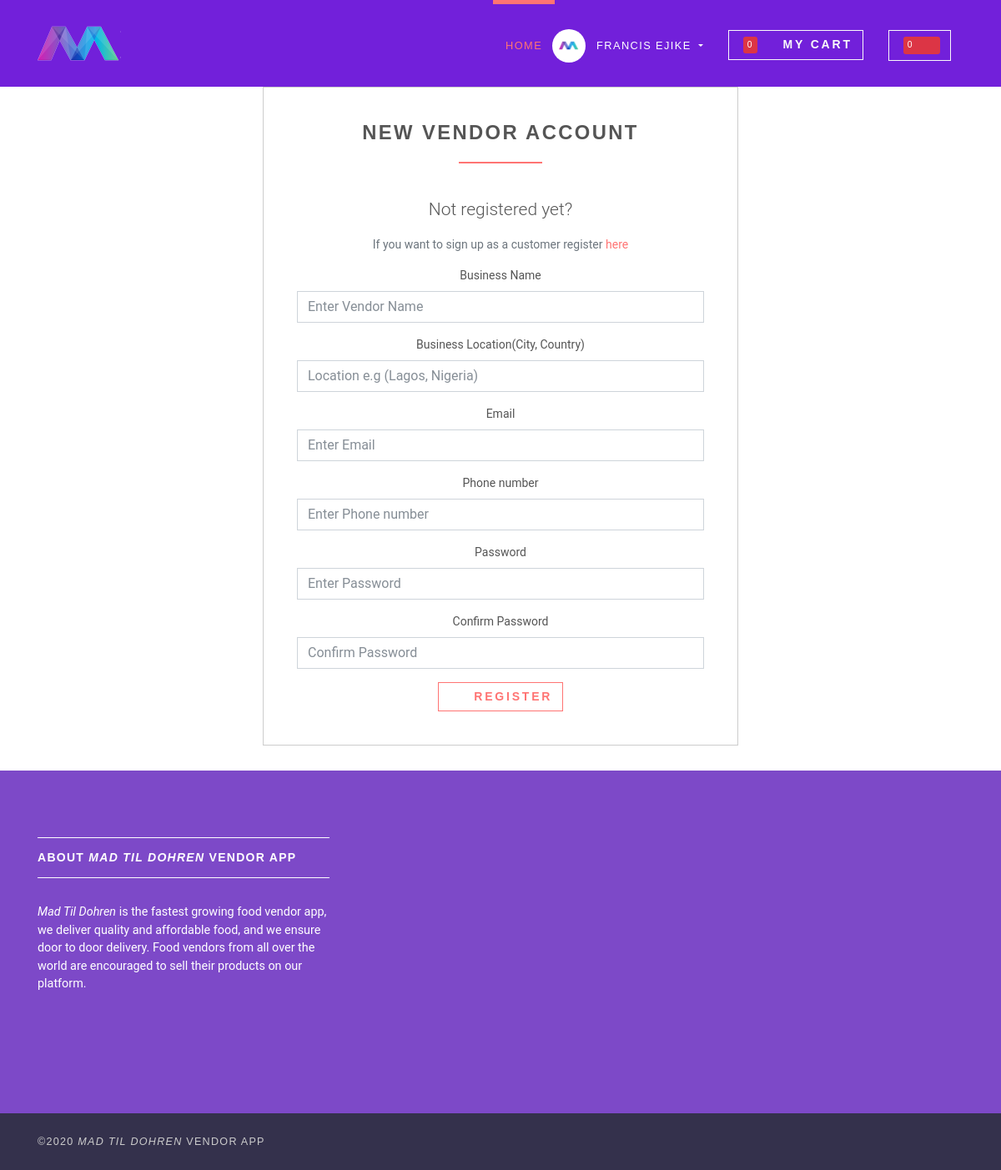
Screenshot of /vendor/register/ (signed in) with the database file from the repository.
### accounts/models.py (models this page shows, shortened)
class User(AbstractBaseUser):
    username = None
    email = models.EmailField(verbose_name='email', max_length=60, unique=True, blank=False,
                              error_messages={
                                  'unique': "A user with that email already exists.",
                              })
    phonenumber = models.CharField(verbose_name="phone number", max_length=20, unique=True, blank=False,
                                   error_messages={
                                       'unique': "Phone number already exists.",
                                   })
    datetimecreated = models.DateTimeField(verbose_name='date joined', auto_now_add=True)
    stripe_customer_id = models.CharField(max_length=50, blank=True, null=True)
    one_click_purchasing = models.BooleanField(default=False)
    last_login = models.DateTimeField(verbose_name='last login', auto_now=True)
    is_admin = models.BooleanField(default=False)
    is_active = models.BooleanField(default=True)
    is_staff = models.BooleanField(default=False)
    is_superuser = models.BooleanField(default=False)
    is_vendor = models.BooleanField(default=False)
    is_customer = models.BooleanField(default=False)
    first_name = models.CharField(max_length=50)
    last_name = models.CharField(max_length=50, blank=True)
    USERNAME_FIELD = "email"
    REQUIRED_FIELDS = ['first_name', 'last_name']
    objects = MyAccountManager()

### foodvendor/models.py (models this page shows, shortened)
class MessageStatus(models.Model):
    name = models.CharField(max_length=15)

### accounts/views.py (the view, shortened to what this page needs)
# urls.py: path('vendor/register/', VendorRegisterView.as_view(), name='vendor-register'),
class VendorRegisterView(CreateView):
    model = User
    form_class = VendorRegistrationForm
    template_name = 'accounts/vendor/register.html'
    success_url = reverse_lazy('home')
    extra_context = {
        'title': 'Register'
    }
    def dispatch(self, request, *args, **kwargs):
        return super().dispatch(self.request, *args, **kwargs)

### foodvendor/templatetags/cart_template_tags.py (called while the page is built)
@register.filter
def cart_item_count(user):
    if user.is_authenticated:
        qs = Order.objects.filter(user=user, ordered=False)
        if qs.exists():
            return qs[0].itemsordered.count()
    return 0

@register.filter
def unread_notification(user):
    qs = Notification.objects.filter(receiver=user, messagestatus=MessageStatus.objects.get(name='message sent')).annotate(num_user=Count('sender')).count()
    return qs

### templates/accounts/vendor/register.html (shortened to what this page needs)
{% extends 'base.html' %}
{% block content %}
<center>
    <div class="col-md-6">
        <div class="box">
            <h3 class="heading">New Vendor account</h3>
            <p class="lead">Not registered yet?</p>
            <p class="text-muted">If you want to sign up as a customer register <a href="{% url 'customer-register' %}">here</a></p>
            <form action="" method="post">
                {% for field in form %}
                        <div class="form-group">
                            <label for="id_{{ field.name }}">{{ field.label }}</label>
                            <input type="{{ field.field.widget.input_type }}"
                                   class="form-control"
                                   name="{{ field.name }}"
                                   id="id_{{ field.name }}"
                                   placeholder="{{ field.field.widget.attrs.placeholder }}">
                        </div>
                {% endfor %}
                <div class="text-center">
                    <button type="submit" class="btn btn-outline-white-primary"><i class="fa fa-user-md"></i> Register
                    </button>
                </div>
            </form>
        </div>
    </div>
</center>
{% endblock %}

### templates/base.html (shortened to what this page needs)
<!DOCTYPE html>
{% load static %}
{% load cart_template_tags %}
<html>
<head>
    <link rel="stylesheet" href="{% static 'vendor/bootstrap/css/bootstrap.min.css' %}">
    <link rel="stylesheet" href="{% static 'vendor/font-awesome/css/font-awesome.min.css' %}">
    <link rel="stylesheet" href="{% static 'vendor/owl.carousel/assets/owl.carousel.css' %}">
    <link rel="stylesheet" href="{% static 'vendor/owl.carousel/assets/owl.theme.default.css' %}">
    <link rel="stylesheet" href="{% static 'css/style.default.css' %}" id="theme-stylesheet">
</head>
<body>
<header class="header">
    <nav class="navbar navbar-expand-lg">
        <div class="container">
            <a href="{% url 'home' %}" class="navbar-brand">
                <img src="{% static 'img/company-1.png' %}" alt="logo" class="d-none d-lg-block">
            </a>
            <div id="navbarSupportedContent" class="collapse navbar-collapse">
                <ul class="navbar-nav ml-auto">
                    <li class="nav-item active">
                        <a href="{% url 'home' %}" class="nav-link">Home <span class="sr-only">(current)</span></a>
                    </li>
                    {% if request.user.is_authenticated and request.user.is_vendor %}
                        <li class="nav-item dropdown">
                            <a id="clientZone" href="#" data-toggle="dropdown"
                               aria-haspopup="true" aria-expanded="false"
                               class="nav-link dropdown-toggle has-img mb-3 mb-lg-0 mt-3 mt-lg-0">
                                <div class="client-menu-image">
                                    <div class="inner">
                                        <img src="{% static 'img/company-1.png' %}"
                                             alt="company image"
                                             class="img-fluid">
                                    </div>
                                </div>
                                {% if request.user.is_customer %}
                                    {{ request.user.first_name }} {{ request.user.last_name }}
                                {% else %}
                                    {{ request.user.first_name }}
                                {% endif %}
                            </a>
                            <div aria-labelledby="clientZone" class="dropdown-menu">
                                <a href="{% url 'vendor-profile-update' %}" class="dropdown-item">Edit Profile</a>
                                <a href="{% url 'vendor-dashboard' %}" class="dropdown-item">Dashboard</a>
                                <a href="{% url 'request-refund' %}" class="dropdown-item">Request Refund</a>
                                <a href="{% url 'ordered-items' %}" class="dropdown-item">My Orders</a>
                                <a href="{% url 'create-menu' %}" class="dropdown-item">Create A Menu</a>
                                <a href="{% url 'logout' %}" class="dropdown-item">Logout</a>
                            </div>
                        </li>
                        <li class="nav-item" style="color: #fff">
                                <a href="{% url 'order-summary' %}" class="btn navbar-btn btn-outline-light mb-5 mb-lg-0">
                                    <span class="badge featured-badge badge-danger"><b>{{ request.user|cart_item_count }}</b></span>
                                    <i class="fa fa-shopping-cart" aria-hidden="true"></i> My Cart
                                </a>
                        </li>
                        <li class="nav-item">
                            <a href="{% url 'notifications' %}" class="btn navbar-btn btn-outline-light mb-5 mb-lg-0">
                                <span class="badge featured-badge badge-danger">
                                        {{ request.user|unread_notification }}
                                    <i class="fa fa-bell fa-lg" aria-hidden="true"></i>
                                </span>
                            </a>
                        </li>
                    {% elif request.user.is_authenticated and request.user.is_customer %}
                        <li class="nav-item dropdown">
                            <a id="clientZone" href="#" data-toggle="dropdown"
                               aria-haspopup="true" aria-expanded="false"
                               class="nav-link dropdown-toggle has-img mb-3 mb-lg-0 mt-3 mt-lg-0">
                                <div class="client-menu-image">
                                    <div class="inner">
                                        <img src="{% static 'img/company-1.png' %}"
                                             alt="company image"
                                             class="img-fluid">
                                    </div>
                                </div>
                                {% if request.user.is_customer %}
                                    {{ request.user.first_name }} {{ request.user.last_name }}
                                {% else %}
                                    {{ request.user.first_name }}
                                {% endif %}
                            </a>
                        </li>
                        <li class="nav-item" style="color: #fff">
                            <a href="{% url 'order-summary' %}" class="btn navbar-btn btn-outline-light mb-5 mb-lg-0">
                                <span class="badge featured-badge badge-danger"><b>{{ request.user|cart_item_count }}</b></span>
                                <i class="fa fa-shopping-cart" aria-hidden="true"></i>My Cart
                            </a>
                        </li>
                        <li class="nav-item">
                            <a href="{% url 'notifications' %}" class="btn navbar-btn btn-outline-light mb-5 mb-lg-0">
                                <span class="badge featured-badge badge-danger">
                                        {{ request.user|unread_notification }}
                                    <i class="fa fa-bell fa-lg" aria-hidden="true"></i>
                                </span>
                            </a>
                        </li>
                    {% endif %}
                </ul>
            </div>
        </div>
    </nav>
</header>
<div>
    {% block content %} {% endblock %}
</div>
<footer class="footer">
    <div class="footer__block">
        <div class="container">
            <div class="row">
                <div class="col-lg-4 col-md-12 mb-5">
                    <h4 class="h5">About <i>Mad Til Dohren</i> Vendor App</h4>
                    <p> <i>Mad Til Dohren</i> is the fastest growing food vendor app, we deliver quality and affordable food, and
                    we ensure door to door delivery. Food vendors from all over the world are encouraged to sell their products
                    on our platform.
                    </p>
                </div>
            </div>
        </div>
    </div>
    <div class="footer__copyright">
        <div class="container">
            <div class="row">
                <div class="col-md-6 text-md-left text-center">
                    <p>&copy;2020 <i>Mad Til Dohren</i> Vendor App</p>
                </div>
            </div>
        </div>
    </div>
</footer>
</body>
</html>

### rows the page displays
User: user.first_name "FRANCIS", user.last_name "EJIKE", user|cart_item_count "0"
MessageStatus: user|unread_notification "0"

### other values shown
{{ field.label }} "Business Name" "Business Location(City, Country)" "Email" "Phone number" "Password" "Confirm Password"
